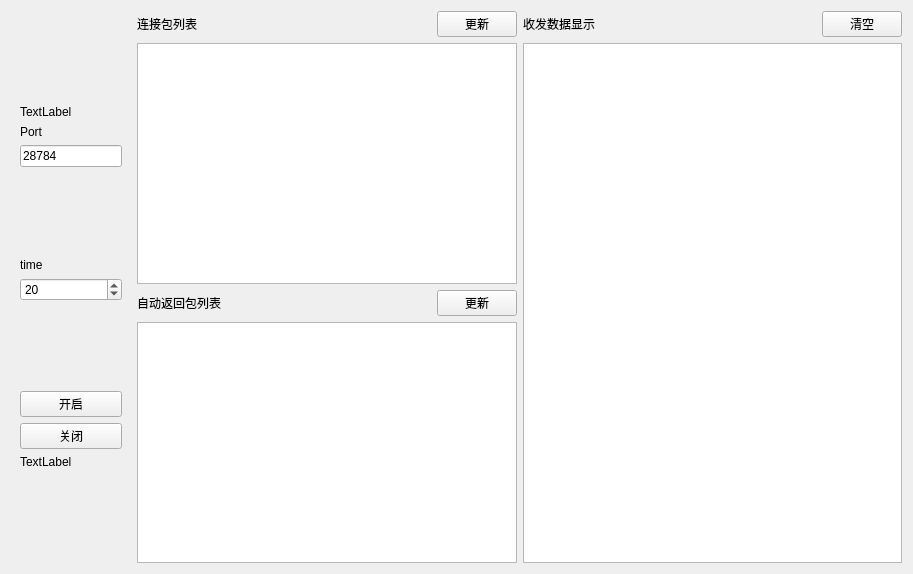
<?xml version="1.0" encoding="UTF-8"?>
<ui version="4.0">
 <class>UdpTestWidget</class>
 <widget class="QWidget" name="UdpTestWidget">
  <property name="geometry">
   <rect>
    <x>0</x>
    <y>0</y>
    <width>913</width>
    <height>574</height>
   </rect>
  </property>
  <property name="windowTitle">
   <string>Form</string>
  </property>
  <layout class="QGridLayout" name="gridLayout_2">
   <item row="0" column="0">
    <widget class="QWidget" name="widget" native="true">
     <property name="maximumSize">
      <size>
       <width>120</width>
       <height>16777215</height>
      </size>
     </property>
     <layout class="QGridLayout" name="gridLayout">
      <item row="7" column="0">
       <layout class="QVBoxLayout" name="verticalLayout_3">
        <item>
         <widget class="QPushButton" name="pushButton">
          <property name="text">
           <string>开启</string>
          </property>
         </widget>
        </item>
        <item>
         <widget class="QPushButton" name="pushButton_2">
          <property name="text">
           <string>关闭</string>
          </property>
         </widget>
        </item>
       </layout>
      </item>
      <item row="5" column="0">
       <layout class="QVBoxLayout" name="verticalLayout_2">
        <item>
         <widget class="QLabel" name="label_3">
          <property name="text">
           <string>time</string>
          </property>
         </widget>
        </item>
        <item>
         <widget class="QSpinBox" name="spinBox">
          <property name="maximum">
           <number>1000</number>
          </property>
          <property name="value">
           <number>20</number>
          </property>
         </widget>
        </item>
       </layout>
      </item>
      <item row="8" column="0">
       <widget class="QLabel" name="label_4">
        <property name="text">
         <string>TextLabel</string>
        </property>
       </widget>
      </item>
      <item row="1" column="0">
       <widget class="QLabel" name="label">
        <property name="text">
         <string>TextLabel</string>
        </property>
       </widget>
      </item>
      <item row="4" column="0">
       <spacer name="verticalSpacer">
        <property name="orientation">
         <enum>Qt::Vertical</enum>
        </property>
        <property name="sizeHint" stdset="0">
         <size>
          <width>20</width>
          <height>64</height>
         </size>
        </property>
       </spacer>
      </item>
      <item row="2" column="0">
       <layout class="QVBoxLayout" name="verticalLayout">
        <item>
         <widget class="QLabel" name="label_2">
          <property name="text">
           <string>Port</string>
          </property>
         </widget>
        </item>
       </layout>
      </item>
      <item row="6" column="0">
       <spacer name="verticalSpacer_3">
        <property name="orientation">
         <enum>Qt::Vertical</enum>
        </property>
        <property name="sizeHint" stdset="0">
         <size>
          <width>20</width>
          <height>63</height>
         </size>
        </property>
       </spacer>
      </item>
      <item row="9" column="0">
       <spacer name="verticalSpacer_2">
        <property name="orientation">
         <enum>Qt::Vertical</enum>
        </property>
        <property name="sizeHint" stdset="0">
         <size>
          <width>20</width>
          <height>40</height>
         </size>
        </property>
       </spacer>
      </item>
      <item row="0" column="0">
       <spacer name="verticalSpacer_4">
        <property name="orientation">
         <enum>Qt::Vertical</enum>
        </property>
        <property name="sizeHint" stdset="0">
         <size>
          <width>20</width>
          <height>40</height>
         </size>
        </property>
       </spacer>
      </item>
      <item row="3" column="0">
       <widget class="QLineEdit" name="lineEdit_2">
        <property name="text">
         <string>28784</string>
        </property>
       </widget>
      </item>
     </layout>
    </widget>
   </item>
   <item row="0" column="1">
    <layout class="QVBoxLayout" name="verticalLayout_7">
     <item>
      <layout class="QHBoxLayout" name="horizontalLayout_5">
       <item>
        <widget class="QLabel" name="label_11">
         <property name="text">
          <string>连接包列表</string>
         </property>
        </widget>
       </item>
       <item>
        <spacer name="horizontalSpacer_5">
         <property name="orientation">
          <enum>Qt::Horizontal</enum>
         </property>
         <property name="sizeHint" stdset="0">
          <size>
           <width>40</width>
           <height>20</height>
          </size>
         </property>
        </spacer>
       </item>
       <item>
        <widget class="QPushButton" name="pushButton_7">
         <property name="text">
          <string>更新</string>
         </property>
        </widget>
       </item>
      </layout>
     </item>
     <item>
      <widget class="QTextEdit" name="textEdit_5">
       <property name="html">
        <string>&lt;!DOCTYPE HTML PUBLIC &quot;-//W3C//DTD HTML 4.0//EN&quot; &quot;http://www.w3.org/TR/REC-html40/strict.dtd&quot;&gt;
&lt;html&gt;&lt;head&gt;&lt;meta name=&quot;qrichtext&quot; content=&quot;1&quot; /&gt;&lt;style type=&quot;text/css&quot;&gt;
p, li { white-space: pre-wrap; }
&lt;/style&gt;&lt;/head&gt;&lt;body style=&quot; font-family:'SimSun'; font-size:9pt; font-weight:400; font-style:normal;&quot;&gt;
&lt;p style=&quot;-qt-paragraph-type:empty; margin-top:0px; margin-bottom:0px; margin-left:0px; margin-right:0px; -qt-block-indent:0; text-indent:0px;&quot;&gt;&lt;br /&gt;&lt;/p&gt;&lt;/body&gt;&lt;/html&gt;</string>
       </property>
      </widget>
     </item>
     <item>
      <layout class="QHBoxLayout" name="horizontalLayout_6">
       <item>
        <widget class="QLabel" name="label_12">
         <property name="text">
          <string>自动返回包列表</string>
         </property>
        </widget>
       </item>
       <item>
        <spacer name="horizontalSpacer_6">
         <property name="orientation">
          <enum>Qt::Horizontal</enum>
         </property>
         <property name="sizeHint" stdset="0">
          <size>
           <width>40</width>
           <height>20</height>
          </size>
         </property>
        </spacer>
       </item>
       <item>
        <widget class="QPushButton" name="pushButton_8">
         <property name="text">
          <string>更新</string>
         </property>
        </widget>
       </item>
      </layout>
     </item>
     <item>
      <widget class="QTextEdit" name="textEdit_6">
       <property name="html">
        <string>&lt;!DOCTYPE HTML PUBLIC &quot;-//W3C//DTD HTML 4.0//EN&quot; &quot;http://www.w3.org/TR/REC-html40/strict.dtd&quot;&gt;
&lt;html&gt;&lt;head&gt;&lt;meta name=&quot;qrichtext&quot; content=&quot;1&quot; /&gt;&lt;style type=&quot;text/css&quot;&gt;
p, li { white-space: pre-wrap; }
&lt;/style&gt;&lt;/head&gt;&lt;body style=&quot; font-family:'SimSun'; font-size:9pt; font-weight:400; font-style:normal;&quot;&gt;
&lt;p style=&quot;-qt-paragraph-type:empty; margin-top:0px; margin-bottom:0px; margin-left:0px; margin-right:0px; -qt-block-indent:0; text-indent:0px;&quot;&gt;&lt;br /&gt;&lt;/p&gt;&lt;/body&gt;&lt;/html&gt;</string>
       </property>
      </widget>
     </item>
    </layout>
   </item>
   <item row="0" column="2">
    <layout class="QVBoxLayout" name="verticalLayout_6">
     <item>
      <layout class="QHBoxLayout" name="horizontalLayout_4">
       <item>
        <widget class="QLabel" name="label_10">
         <property name="text">
          <string>收发数据显示</string>
         </property>
        </widget>
       </item>
       <item>
        <spacer name="horizontalSpacer_4">
         <property name="orientation">
          <enum>Qt::Horizontal</enum>
         </property>
         <property name="sizeHint" stdset="0">
          <size>
           <width>40</width>
           <height>20</height>
          </size>
         </property>
        </spacer>
       </item>
       <item>
        <widget class="QPushButton" name="pushButton_6">
         <property name="text">
          <string>清空</string>
         </property>
        </widget>
       </item>
      </layout>
     </item>
     <item>
      <widget class="QTextEdit" name="textEdit_4"/>
     </item>
    </layout>
   </item>
  </layout>
 </widget>
 <resources/>
 <connections/>
</ui>
